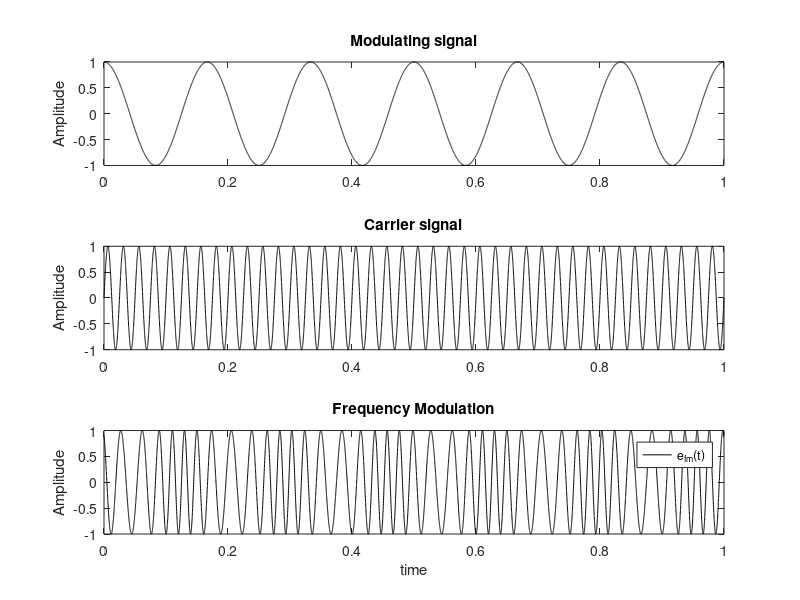

Write MATLAB code to recreate this figure.
% Frequency modulation
% Author HuangLingxiao Dec 12th 2018
% Purpose : Project work
% Reference : https://www.youtube.com/watch?v=NZUO2mn1ZqU Youtube video
%             https://portal.vamk.fi/mod/folder/view.php?id=340851  Gaochao's amModulation.m

t = 0:0.0001:1; % time interval
am = 1; % amplitude(voltage) of message signal
fm = 6; % frequency of message signal
m = am*cos(2*pi*fm*t);  %message signal
subplot(3,1,1)
plot(t,m,'k')
title('Modulating signal')
ylabel('Amplitude')

kf = 2; % frequency sensitivity factor
ac = 1; % amplitude pf carrier signal
fc = 40; % frequency of carrier signal
c = am*sin(2*pi*fc*t); % carrier signal
subplot(3,1,2)
plot(t,c,'k')
title('Carrier signal')
ylabel('Amplitude')

s = ac*sin((2*pi*fc*t)+((kf/am)*m)); % frequency modulation signal
subplot(3,1,3)
plot(t,s,'k')
xlabel('time'); ylabel('Amplitude');
title('Frequency Modulation')
legend('e_{fm}(t)');